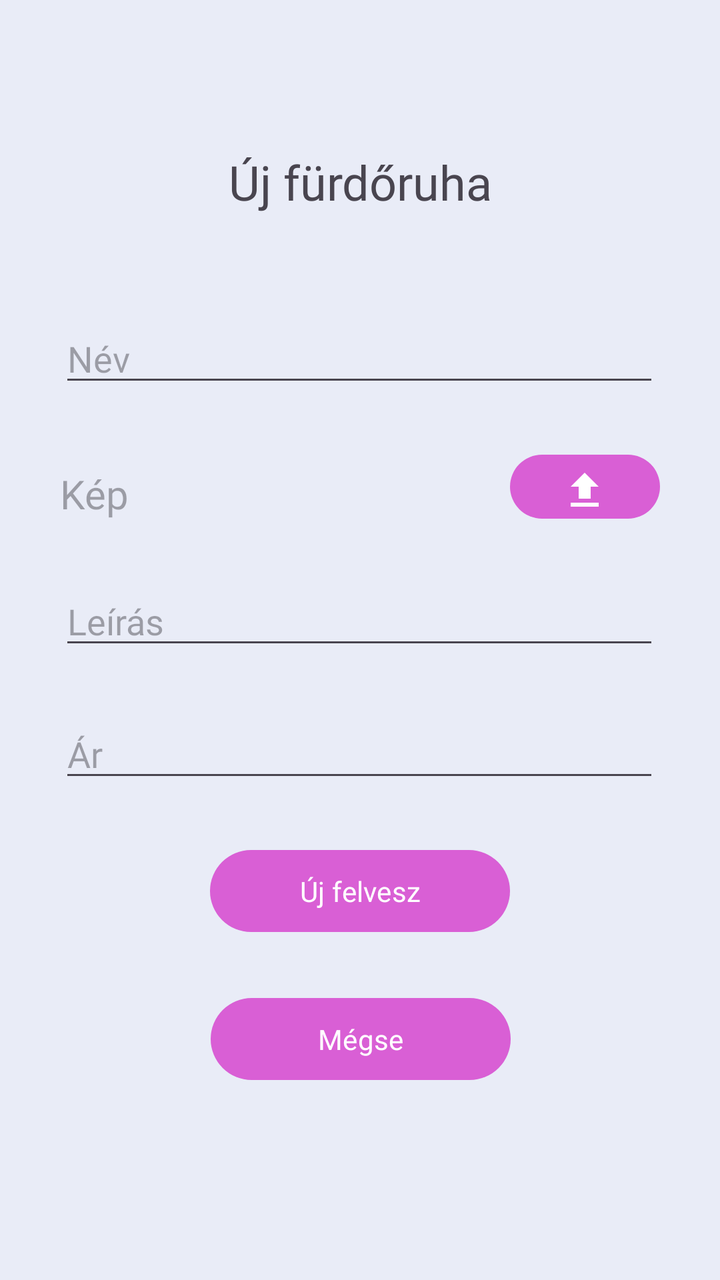
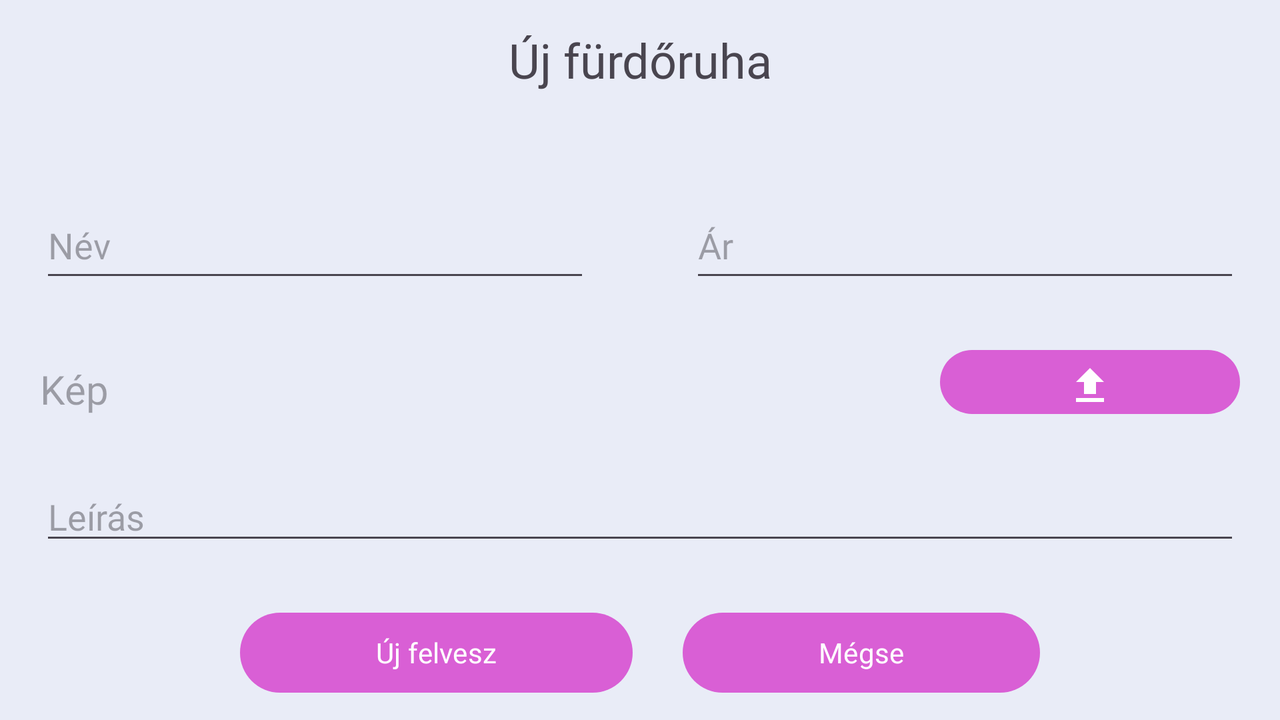

First picture: res/layout/ on a phone held upright. Second picture: the repository's own variant of that layout, on a device whose configuration matches the variant's folder. Source for both follows.
<!-- AndroidManifest.xml: application theme Theme.FurdoruhaWebshop -->
<!-- res/layout/activity_new_swimsuit.xml -->
<?xml version="1.0" encoding="utf-8"?>
<androidx.constraintlayout.widget.ConstraintLayout
    xmlns:android="http://schemas.android.com/apk/res/android"
    xmlns:app="http://schemas.android.com/apk/res-auto"
    xmlns:tools="http://schemas.android.com/tools"
    android:id="@+id/main"
    android:layout_width="match_parent"
    android:layout_height="match_parent"
    tools:context=".newSwimsuitActivity"
    style="@style/background">

    <TextView
        android:id="@+id/newText"
        android:layout_width="wrap_content"
        android:layout_height="wrap_content"
        android:layout_alignParentStart="true"
        android:layout_alignParentEnd="true"
        android:text="@string/newSwimsuitText"
        android:textAlignment="center"
        android:textSize="24sp"
        app:layout_constraintBottom_toBottomOf="parent"
        app:layout_constraintEnd_toEndOf="parent"
        app:layout_constraintStart_toStartOf="parent"
        app:layout_constraintTop_toTopOf="parent"
        app:layout_constraintVertical_bias="0.123" />

    <EditText
        android:id="@+id/name"
        android:layout_width="300dp"
        android:layout_height="wrap_content"
        android:layout_below="@+id/newText"
        android:layout_alignParentStart="true"
        android:layout_alignParentEnd="true"
        android:layout_marginTop="50dp"
        android:ems="10"
        android:hint="@string/name"
        android:inputType="textPersonName"
        app:layout_constraintEnd_toEndOf="parent"
        app:layout_constraintHorizontal_bias="0.495"
        app:layout_constraintStart_toStartOf="parent"
        app:layout_constraintTop_toBottomOf="@+id/newText"
        tools:ignore="MissingConstraints" />

    <LinearLayout
        android:id="@+id/imagerow"
        android:layout_width="300dp"
        android:layout_height="40dp"
        android:layout_below="@+id/name"
        android:layout_alignParentStart="true"
        android:layout_alignParentEnd="true"
        android:layout_marginTop="25dp"
        app:layout_constraintEnd_toEndOf="parent"
        app:layout_constraintStart_toStartOf="parent"
        app:layout_constraintTop_toBottomOf="@+id/name">

        <TextView
            android:id="@+id/image"
            android:layout_width="match_parent"
            android:layout_height="match_parent"
            android:layout_marginTop="10dp"
            android:layout_weight="1"
            android:ems="10"
            android:hint="@string/image"
            android:textSize="20sp" />

        <Button
            android:layout_width="match_parent"
            android:layout_height="40dp"
            android:layout_weight="3"
            android:drawableTop="@drawable/sharp_upload_24"
            android:onClick="upload" />

    </LinearLayout>


    <EditText
        android:id="@+id/details"
        android:layout_width="300dp"
        android:layout_height="wrap_content"
        android:layout_below="@+id/imagerow"
        android:layout_alignParentStart="true"
        android:layout_alignParentEnd="true"
        android:layout_marginTop="25dp"
        android:ems="10"
        android:hint="@string/details"
        android:inputType="text"
        app:layout_constraintEnd_toEndOf="parent"
        app:layout_constraintHorizontal_bias="0.495"
        app:layout_constraintStart_toStartOf="parent"
        app:layout_constraintTop_toBottomOf="@+id/imagerow" />

    <EditText
        android:id="@+id/price"
        android:layout_width="300dp"
        android:layout_height="wrap_content"
        android:layout_below="@+id/details"
        android:layout_alignParentStart="true"
        android:layout_alignParentEnd="true"
        android:layout_marginTop="25dp"
        android:ems="10"
        android:hint="@string/price"
        android:inputType="number"
        app:layout_constraintEnd_toEndOf="parent"
        app:layout_constraintHorizontal_bias="0.497"
        app:layout_constraintStart_toStartOf="parent"
        app:layout_constraintTop_toBottomOf="@+id/details" />


    <Button
        android:id="@+id/register"
        android:layout_width="150dp"
        android:layout_height="49dp"
        android:layout_marginTop="25dp"
        android:layout_weight="1"
        android:onClick="add"
        android:text="@string/newSwimsuit"
        app:layout_constraintEnd_toEndOf="parent"
        app:layout_constraintStart_toStartOf="parent"
        app:layout_constraintTop_toBottomOf="@+id/price" />

    <Button
        android:id="@+id/cancel"
        android:layout_width="150dp"
        android:layout_height="49dp"
        android:layout_marginTop="25dp"
        android:layout_weight="1"
        android:onClick="cancel"
        android:text="@string/cancel"
        app:layout_constraintEnd_toEndOf="parent"
        app:layout_constraintHorizontal_bias="0.501"
        app:layout_constraintStart_toStartOf="parent"
        app:layout_constraintTop_toBottomOf="@+id/register" />


</androidx.constraintlayout.widget.ConstraintLayout>
<!-- resources referenced by this layout -->
<resources>
  <!-- drawable sharp_upload_24 (drawable) -->
  <vector xmlns:android="http://schemas.android.com/apk/res/android" android:height="24dp" android:tint="#FFFFFF" android:viewportHeight="24" android:viewportWidth="24" android:width="24dp">
        
      <path android:fillColor="@android:color/white" android:pathData="M9,16h6v-6h4l-7,-7 -7,7h4v6zM5,18h14v2L5,20v-2z"/>
      
  </vector>
  <string name="cancel">Mégse</string>
  <string name="details">Leírás</string>
  <string name="image">Kép</string>
  <string name="name">Név</string>
  <string name="newSwimsuit">Új felvesz</string>
  <string name="newSwimsuitText">Új fürdőruha</string>
  <string name="price">Ár</string>
  <style name="background" parent="">
          <item name="android:background">@color/background</item>
      </style>
  <style name="Theme.FurdoruhaWebshop" parent="Base.Theme.FurdoruhaWebshop" />
  <color name="background">#e9ecf7</color>
  <style name="Base.Theme.FurdoruhaWebshop" parent="Theme.Material3.DayNight.NoActionBar">
          <item name="colorPrimary">@color/pink</item>
          <item name="android:fontFamily">@font/family</item>
      </style>
  <color name="pink">#d95fd5</color>
</resources>
<!-- res/layout-land/activity_new_swimsuit.xml (the repository's variant of the layout above) -->
<!-- drawn on the phone turned sideways -->
<?xml version="1.0" encoding="utf-8"?>
<androidx.constraintlayout.widget.ConstraintLayout
    xmlns:android="http://schemas.android.com/apk/res/android"
    xmlns:app="http://schemas.android.com/apk/res-auto"
    xmlns:tools="http://schemas.android.com/tools"
    android:id="@+id/main"
    android:layout_width="match_parent"
    android:layout_height="match_parent"
    tools:context=".newSwimsuitActivity"
    style="@style/background">

    <TextView
        android:id="@+id/newText"
        android:layout_width="wrap_content"
        android:layout_height="wrap_content"
        android:layout_alignParentStart="true"
        android:layout_alignParentEnd="true"
        android:text="@string/newSwimsuitText"
        android:textAlignment="center"
        android:textSize="24sp"
        app:layout_constraintBottom_toBottomOf="parent"
        app:layout_constraintEnd_toEndOf="parent"
        app:layout_constraintStart_toStartOf="parent"
        app:layout_constraintTop_toTopOf="parent"
        app:layout_constraintVertical_bias="0.042" />

    <LinearLayout
        android:id="@+id/row1"
        android:layout_width="600dp"
        android:layout_height="50dp"
        android:layout_below="@+id/newText"
        android:layout_alignParentStart="true"
        android:layout_marginTop="50dp"
        android:layout_alignParentEnd="true"
        app:layout_constraintEnd_toEndOf="parent"
        app:layout_constraintStart_toStartOf="parent"
        app:layout_constraintTop_toBottomOf="@+id/newText">

        <EditText
            android:id="@+id/name"
            android:layout_width="match_parent"
            android:layout_height="match_parent"
            android:layout_weight="1"
            android:layout_marginEnd="25dp"
            android:ems="10"
            android:hint="@string/name"
            android:inputType="textPersonName" />

        <EditText
            android:id="@+id/price"
            android:layout_width="match_parent"
            android:layout_height="match_parent"
            android:layout_weight="1"
            android:layout_marginStart="25dp"
            android:ems="10"
            android:hint="@string/price"
            android:inputType="number" />
    </LinearLayout>


    <LinearLayout
        android:id="@+id/imagerow"
        android:layout_width="600dp"
        android:layout_height="40dp"
        android:layout_below="@+id/row1"
        android:layout_marginTop="25dp"
        android:layout_alignParentStart="true"
        android:layout_alignParentEnd="true"
        app:layout_constraintEnd_toEndOf="parent"
        app:layout_constraintStart_toStartOf="parent"
        app:layout_constraintTop_toBottomOf="@+id/row1">

        <TextView
            android:id="@+id/image"
            android:layout_width="match_parent"
            android:layout_height="match_parent"
            android:layout_marginTop="10dp"
            android:layout_weight="1"
            android:ems="10"
            android:hint="@string/image"
            android:textSize="20sp" />

        <Button
            android:layout_width="match_parent"
            android:layout_height="40dp"
            android:layout_weight="3"
            android:drawableTop="@drawable/sharp_upload_24"
            android:onClick="upload" />

    </LinearLayout>


    <EditText
        android:id="@+id/details"
        android:layout_width="600dp"
        android:layout_height="wrap_content"
        android:layout_below="@+id/imagerow"
        android:layout_alignParentStart="true"
        android:layout_alignParentEnd="true"
        android:layout_marginTop="25dp"
        android:ems="10"
        android:hint="@string/details"
        android:inputType="text"
        app:layout_constraintEnd_toEndOf="parent"
        app:layout_constraintStart_toStartOf="parent"
        app:layout_constraintTop_toBottomOf="@+id/imagerow" />

    <LinearLayout
        android:layout_width="400dp"
        android:layout_height="wrap_content"
        android:layout_below="@+id/details"
        android:layout_alignParentStart="true"
        android:layout_alignParentEnd="true"
        android:layout_marginTop="25dp"
        app:layout_constraintEnd_toEndOf="parent"
        app:layout_constraintStart_toStartOf="parent"
        app:layout_constraintTop_toBottomOf="@+id/details">

        <Button
            android:id="@+id/register"
            android:layout_width="wrap_content"
            android:layout_height="wrap_content"
            android:layout_marginEnd="25dp"
            android:layout_weight="1"
            android:onClick="add"
            android:text="@string/newSwimsuit" />

        <Button
            android:id="@+id/cancel"
            android:layout_width="wrap_content"
            android:layout_height="wrap_content"
            android:layout_weight="1"
            android:onClick="cancel"
            android:text="@string/cancel" />
    </LinearLayout>


</androidx.constraintlayout.widget.ConstraintLayout>
